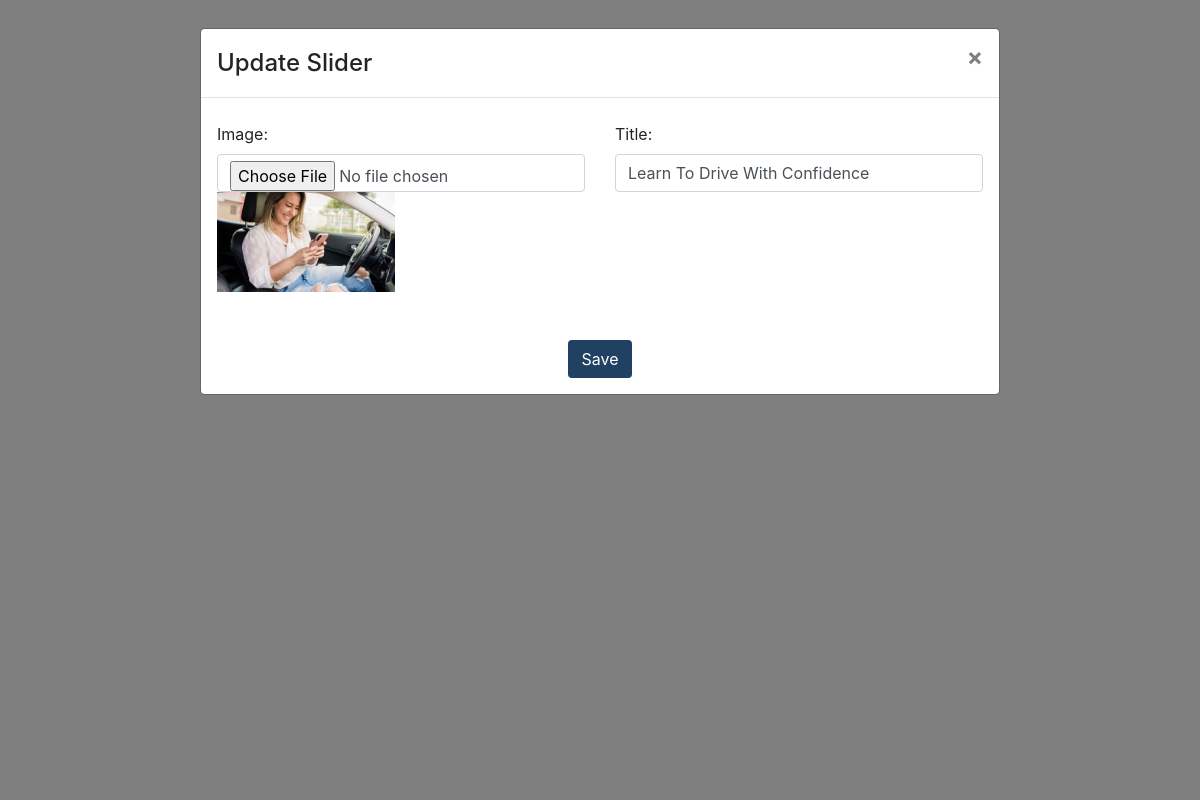
The page /admin/sliderupdate.php?updateid=2 on the database its author committed.
### tables this page shows
CREATE TABLE `slider` (
  `slider_id` int(11) NOT NULL,
  `slider_img` text NOT NULL,
  `slider_title` text NOT NULL
);

### admin/sliderupdate.php (the view, shortened to what this page needs)
<?php
include  "conn.php";
$id=$_REQUEST['updateid'];
$query="SELECT * from slider where slider_id='".$id."'";
$fire=mysqli_query($conn,$query);
$row=mysqli_fetch_assoc($fire);
?>
<!DOCTYPE html>
<html lang="en">
<head>
    <link rel="stylesheet" href="https://cdn.jsdelivr.net/npm/bootstrap@4.6.2/dist/css/bootstrap.min.css">
</head>
<body>
                <div class="modal fade" id="myModal">
                    <div class="modal-dialog modal-lg">
                     <div class="modal-content">
                        <div class="modal-header">
                           <h4 class="modal-title">Update Slider</h4>
                           <button type="button" class="close" data-dismiss="modal" onclick="window.location.href='slider.php';">&times;</button>
                        </div>
                        <div class="modal-body">
                           <form action="sliderupdate.php" method="POST" enctype="multipart/form-data">
                              <div class="row">
                                 <div class="mt-2 col-md-6">
                                    <label>Image:</label>
                                    <input type="file" name="slider_img" class="form-control" value="">
                                    <img src="upload/<?=$row['slider_img'];?>" style="height:100px;">
                                 </div>
                                 <div class="mt-2 col-md-6">
                                    <label>Title:</label>
                                    <input type="text" name="slider_title" class="form-control" value="<?=$row['slider_title'];?>">
                                 </div>
                                 <div class="col-md-12 text-center mt-5">
                                    <button class="btn text-white" style="background-color:rgb(33,65,98);">Save</button>
                                 </div>
                              </div>
                           </form>
                        </div>
                     </div>
                    </div>
                </div>
</body>
</html>

### rows shown on the page
slider: slider_img (picture), slider_title "Learn To Drive With Confidence"
